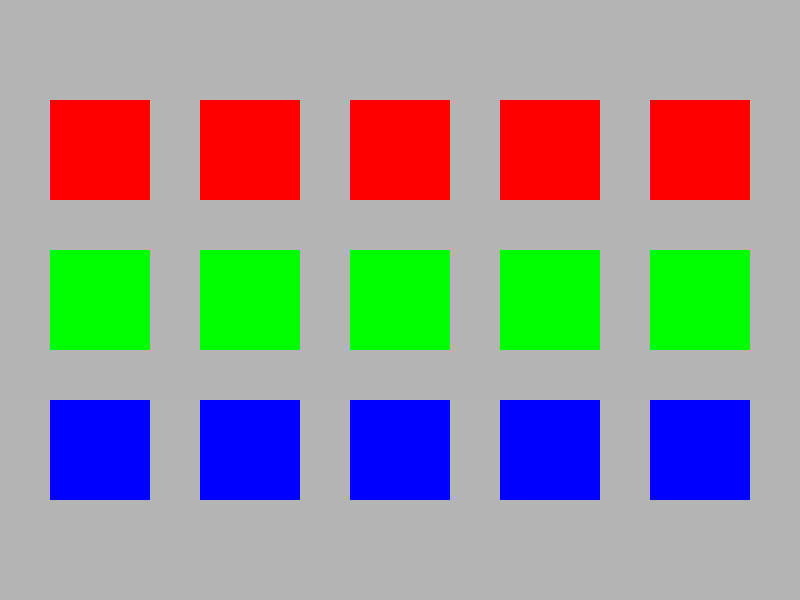
Frame 1 (no input)
Frame 2 (the mouse pressed at the canvas centre, redrawn once): identical to frame 1, image omitted

The Processing sketch that drew this single still picture (run headless with seeded random() and noise(); the mouse was pressed at the canvas centre and the sketch redrawn once):

// Processing sketch: w2_02
// ── w2_02.pde
/*
 * Creative Coding
 * Week 2, 02 - Nine Squares, part 2
 * by Indae Hwang and Jon McCormack
 * Copyright (c) 2014 Monash University
 *
 * This program draws 3 rows of 3 squares in the display window
 * Each row is coloured red, green, and blue.
 * In this example the 9 squares are drawn using two different methods involing
 * for loops. Change the value of the variable "caseNum" from 1 to 2 to swap methods.
 *
 * The first method (caseNum == 1) uses 3 for loops to draw each row.
 * The second method (caseNum == 2) uses 2 nested for loops to draw rows and columns.
 *
 * The on-screen results are the same, but the execution flow is different.
 * Notice that in the nested loop case, only one call to rect is made, but it is called 9 times
 * 
 */

// variables:
int num = 5;  // number of rows/cols
int caseNum;  // which method of looping to use

void setup() {
  size(800, 600);
  background(180);
  noLoop(); // only execute the draw function once
  rectMode(CENTER);
  noStroke();

  // change the value of caseNum from 1 to 2 to execute different parts of the code
  caseNum = 1;
}


void draw() {
  
  // the first case: 3 for loops, 1 for each row
  if (caseNum == 1) {
    
    // row 1
    fill(255, 0, 0);
    for (int i=0; i<num; i++) {
      rect(100 + 150*i, 150, 100, 100);
    }

    // row 2
    fill(0, 255, 0);
    for (int i=0; i<num; i++) {
      rect(100 + 150*i, 300, 100, 100);
    }

    // row 3
    fill(0, 0, 255);
    for (int i=0; i<num; i++) {
      rect(100 + 150*i, 450, 100, 100);
    }
    
  } else if (caseNum == 2) {
    // second case: nested for loops
    
    for (int i=0; i<num; i++) { // col
      for (int j=0; j<num; j++) { // row
      
        // select the fill colour based on row
        switch(j) {
        case 0:
          fill(255, 0, 0);
          break;
        case 1:
          fill(0, 255, 0);
          break;
        case 2:
          fill(0, 0, 255);
          break;
        }
        // draw the rectangle
        rect(150 + 150*i, 150 + 150*j, 100, 100);
      } // end for (j)
    } // end for (i)
  } // end if
} //end of draw 
